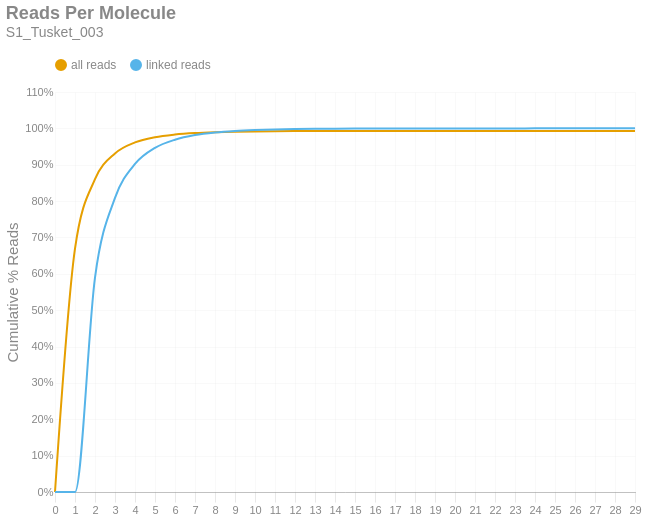

Notebook cell for this chart:
### Markdown cell above
### Reads per Molecule
This chart shows the cumulative distribution of the number of reads per linked molecule. That is, how many alignments are associated with a unique molecule. This excludes the number of reads associated with invalid or absent linked-read barcodes. The `linked` histogram is the percentages recalculated when disregarding singletons.

### Code cell
if SKIPLR:
    print_html(f"Skipped")
else:
    counts = np.bincount(valids['reads'].cast(pl.Int64).to_numpy())
    weighted = counts * np.arange(len(counts))
    all_perc = weighted / n_reads
    linked_perc = weighted / n_linked_reads
    linked_perc[1] = 0
    binned_df = pl.DataFrame({
        'readsper': list(range(len(counts))),
        'all reads (cumsum)': np.cumsum(all_perc).tolist(),
        'linked reads (cumsum)': np.cumsum(linked_perc).tolist(),
    })

    with SafeRender(binned_df):
        (
            density_plot(binned_df, 'Reads Per Molecule', samplename, 'readspmol')
            .encode(
                x=alt.X('readsper:O', title=None).axis(labelAngle=0).scale(padding=0),
                y=alt.Y('value:Q', title='Cumulative % Reads').axis(format='%').stack(False),
                color=alt.Color("key:N").scale(domain=["all reads", "linked reads"]),
                tooltip=[
                    alt.Tooltip("key:N", title="Data Type"),
                    alt.Tooltip("readsper:O", title="Reads Per Molecule"),
                    alt.Tooltip("value:Q", format=".2%", title="% Reads (Cum.)")
                ]            
            )
        ).display()

### Figure 1 — Vega-Lite specification as saved in the notebook (floating-point values rounded to 4 significant figures)
{"width": "container", "height": 400, "config": {"title": {"anchor": "start", "dy": -15, "fontSize": 18, "color": "#888888", "subtitleColor": "#888888", "subtitleFontSize": 14}, "arc": {"fill": "#0072B2"}, "axis": {"domainColor": "#888888", "domainWidth": 0.5, "gridWidth": 0.2, "grid": false, "titleFontWeight": 400, "titleFontSize": 15, "labelFontSize": 11, "labelColor": "#888888", "tickColor": "#888888", "tickWidth": 0.2, "titleColor": "#888888"}, "axisBand": {"grid": false}, "axisX": {"grid": true, "tickSize": 10, "domainCap": "round"}, "axisY": {"domain": false, "grid": true, "tickSize": 0, "domainCap": "round"}, "background": "transparent", "header": {"labelFontSize": 15, "labelColor": "#888888", "titleFontSize": 15, "titleFontWeight": 600, "titleColor": "#888888"}, "legend": {"labelFont": "sans-serif", "labelFontSize": 12, "labelColor": "#888888", "symbolSize": 100, "symbolType": "circle", "titleFontSize": 12, "titlePadding": 10, "titleColor": "#888888", "title": null, "orient": "top"}, "range": {"category": ["#E69F00", "#56B4E9", "#009E73", "#F0E442", "#0072B2", "#D55E00", "#CC79A7", "#000000"], "diverging": ["#cfe8f3", "#a2d4ec", "#73bfe2", "#46abdb", "#1696d2", "#12719e"]}, "area": {"fill": "#0072B2", "fillOpacity": 0.7, "line": true, "strokeOpacity": 0.7}, "line": {"color": "#0072B2", "stroke": "#0072B2", "strokeWidth": 2}, "trail": {"color": "#0072B2", "stroke": "#0072B2", "strokeWidth": 0, "size": 1}, "point": {"filled": true, "fillOpacity": 1.0, "size": 95}, "text": {"color": "#888888", "fontSize": 11, "align": "right", "fontWeight": 400, "size": 11}, "bar": {"fill": "#0072B2", "stroke": null}, "view": {"stroke": null, "continuousWidth": 660, "continuousHeight": 400}}, "data": {"name": "data-2ee6f16c06e0036cf81eab68297097e2"}, "mark": {"type": "line", "interpolate": "monotone", "point": {"opacity": 0, "size": 275}}, "encoding": {"color": {"field": "key", "scale": {"domain": ["all reads", "linked reads"]}, "type": "nominal"}, "tooltip": [{"field": "key", "title": "Data Type", "type": "nominal"}, {"field": "readsper", "title": "Reads Per Molecule", "type": "ordinal"}, {"field": "value", "format": ".2%", "title": "% Reads (Cum.)", "type": "quantitative"}], "x": {"axis": {"labelAngle": 0}, "field": "readsper", "scale": {"padding": 0}, "title": null, "type": "ordinal"}, "y": {"axis": {"format": "%"}, "field": "value", "stack": false, "title": "Cumulative % Reads", "type": "quantitative"}}, "params": [{"name": "param_c36ac31b6afebe62", "select": {"type": "point", "fields": ["key"]}, "bind": "legend"}], "title": {"text": "Reads Per Molecule", "subtitle": "S1_Tusket_003"}, "transform": [{"fold": ["all reads (cumsum)", "linked reads (cumsum)"]}, {"calculate": "replace(datum.key, ' (cumsum)', '')", "as": "key"}, {"filter": {"param": "param_c36ac31b6afebe62"}}], "usermeta": {"embedOptions": {"downloadFileName": "S1_Tusket_003.readspmol"}}, "$schema": "https://vega.github.io/schema/vega-lite/v6.1.0.json", "datasets": {"data-2ee6f16c06e0036cf81eab68297097e2": [{"readsper": 0, "all reads (cumsum)": 0.0, "linked reads (cumsum)": 0.0}, {"readsper": 1, "all reads (cumsum)": 0.669, "linked reads (cumsum)": 0.0}, {"readsper": 2, "all reads (cumsum)": 0.8602, "linked reads (cumsum)": 0.5898}, {"readsper": 3, "all reads (cumsum)": 0.9311, "linked reads (cumsum)": 0.8087}, {"readsper": 4, "all reads (cumsum)": 0.9614, "linked reads (cumsum)": 0.9022}, {"readsper": 5, "all reads (cumsum)": 0.9757, "linked reads (cumsum)": 0.9465}, {"readsper": 6, "all reads (cumsum)": 0.983, "linked reads (cumsum)": 0.9689}, {"readsper": 7, "all reads (cumsum)": 0.9871, "linked reads (cumsum)": 0.9816}, {"readsper": 8, "all reads (cumsum)": 0.9894, "linked reads (cumsum)": 0.9886}, {"readsper": 9, "all reads (cumsum)": 0.9908, "linked reads (cumsum)": 0.9928}, {"readsper": 10, "all reads (cumsum)": 0.9916, "linked reads (cumsum)": 0.9954}, {"readsper": 11, "all reads (cumsum)": 0.9922, "linked reads (cumsum)": 0.9971}, {"readsper": 12, "all reads (cumsum)": 0.9925, "linked reads (cumsum)": 0.9982}, {"readsper": 13, "all reads (cumsum)": 0.9927, "linked reads (cumsum)": 0.9988}, {"readsper": 14, "all reads (cumsum)": 0.9928, "linked reads (cumsum)": 0.9992}, {"readsper": 15, "all reads (cumsum)": 0.9929, "linked reads (cumsum)": 0.9994}, {"readsper": 16, "all reads (cumsum)": 0.993, "linked reads (cumsum)": 0.9997}, {"readsper": 17, "all reads (cumsum)": 0.993, "linked reads (cumsum)": 0.9998}, {"readsper": 18, "all reads (cumsum)": 0.993, "linked reads (cumsum)": 0.9999}, {"readsper": 19, "all reads (cumsum)": 0.9931, "linked reads (cumsum)": 0.9999}, {"readsper": 20, "all reads (cumsum)": 0.9931, "linked reads (cumsum)": 0.9999}, {"readsper": 21, "all reads (cumsum)": 0.9931, "linked reads (cumsum)": 0.9999}, {"readsper": 22, "all reads (cumsum)": 0.9931, "linked reads (cumsum)": 1.0}, {"readsper": 23, "all reads (cumsum)": 0.9931, "linked reads (cumsum)": 1.0}, {"readsper": 24, "all reads (cumsum)": 0.9931, "linked reads (cumsum)": 1.0}, {"readsper": 25, "all reads (cumsum)": 0.9931, "linked reads (cumsum)": 1.0}, {"readsper": 26, "all reads (cumsum)": 0.9931, "linked reads (cumsum)": 1.0}, {"readsper": 27, "all reads (cumsum)": 0.9931, "linked reads (cumsum)": 1.0}, {"readsper": 28, "all reads (cumsum)": 0.9931, "linked reads (cumsum)": 1.0}, {"readsper": 29, "all reads (cumsum)": 0.9931, "linked reads (cumsum)": 1.0}]}}
